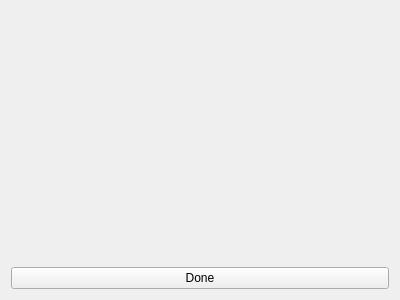
<?xml version="1.0" encoding="UTF-8"?>
<ui version="4.0">
 <class>Form</class>
 <widget class="QWidget" name="Form">
  <property name="geometry">
   <rect>
    <x>0</x>
    <y>0</y>
    <width>400</width>
    <height>300</height>
   </rect>
  </property>
  <property name="windowTitle">
   <string>Form</string>
  </property>
  <layout class="QVBoxLayout" name="verticalLayout">
   <item>
    <widget class="CameraViewerWidget" name="widget" native="true"/>
   </item>
   <item>
    <layout class="QHBoxLayout" name="horizontalLayout">
     <item>
      <widget class="QPushButton" name="pushButton">
       <property name="text">
        <string>Done</string>
       </property>
      </widget>
     </item>
    </layout>
   </item>
  </layout>
 </widget>
 <customwidgets>
  <customwidget>
   <class>CameraViewerWidget</class>
   <extends>QWidget</extends>
   <header>experimentor/views/camera</header>
   <container>1</container>
  </customwidget>
 </customwidgets>
 <resources/>
 <connections/>
</ui>
